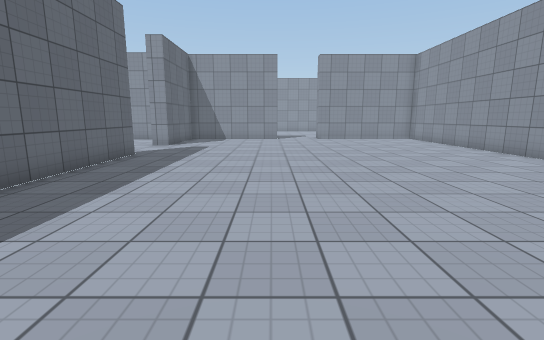
view 1 (above)

21 first-person views from a walk through a 3-D level made in the Unity game engine. The camera is 1.3 m above the floor, tilts 10° down and sees 85° across. The floor is counted in squares, 1 m on a side. Each view is taken from the middle of a square. On the plan, view 1 faces up. The plan holds only what a view shows up to about 14 squares ahead; the rest is blank. The place goes on beyond the plan. Some animated figures are left out. Surface patterns are stand-ins for the level's own textures.

view 2
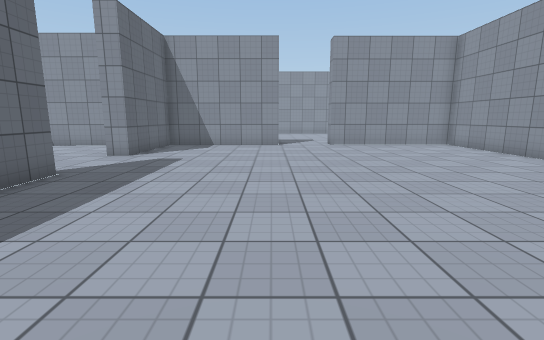

view 3
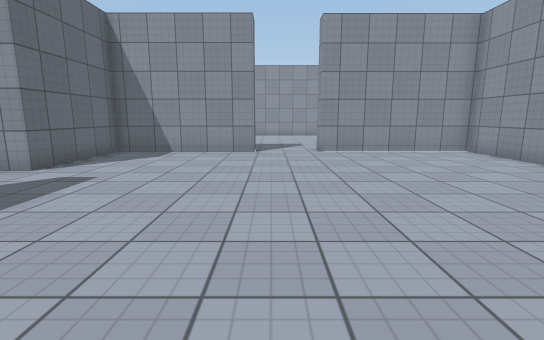

view 4
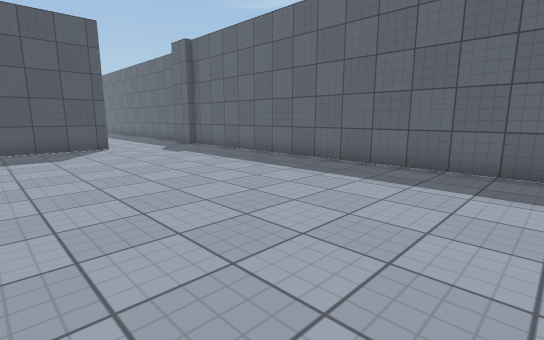

view 5
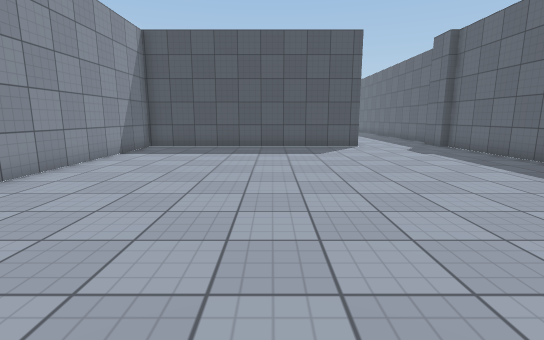

view 6
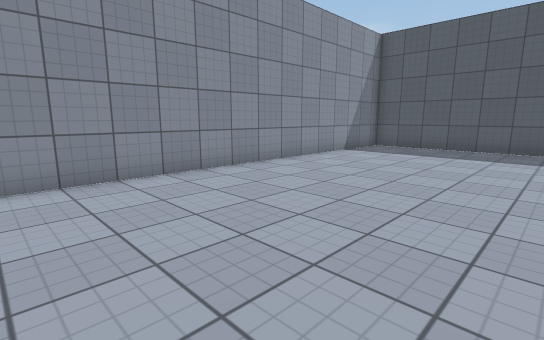

view 7
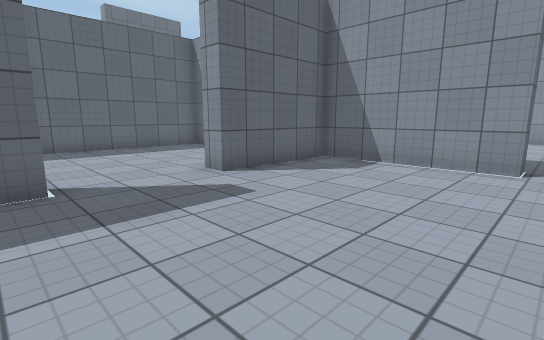

view 8
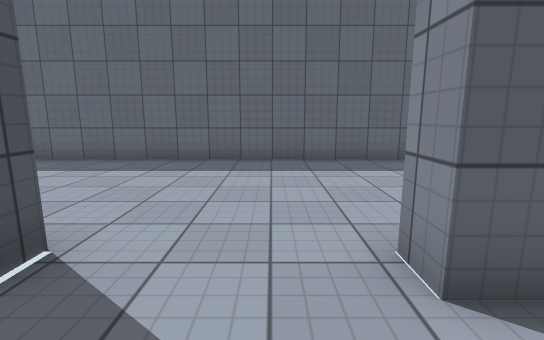

view 9
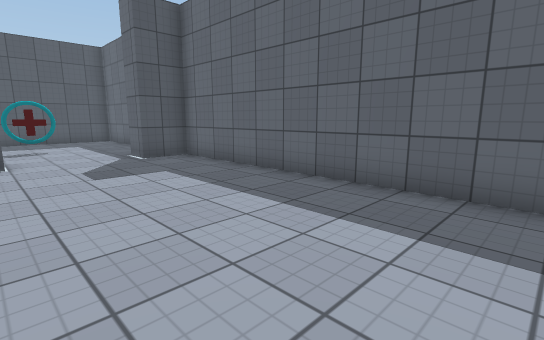

view 10
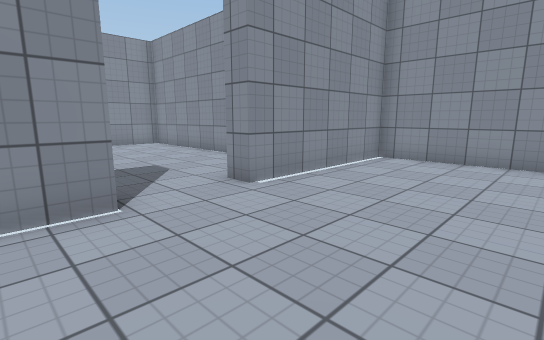

view 11
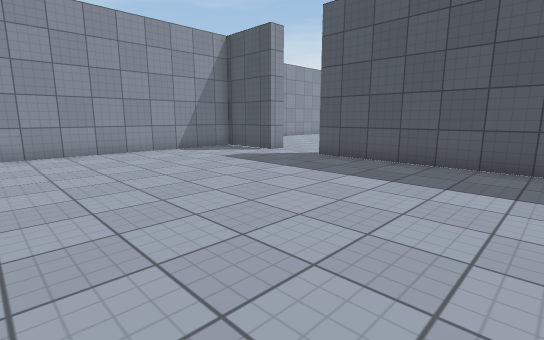

view 12
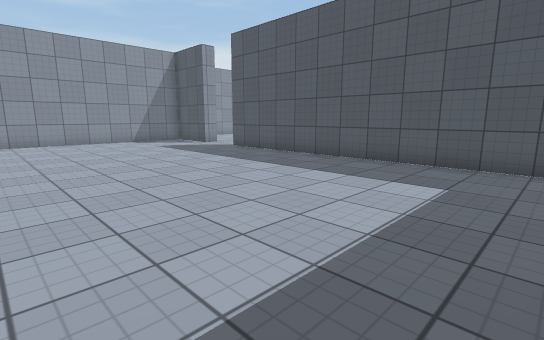

view 13
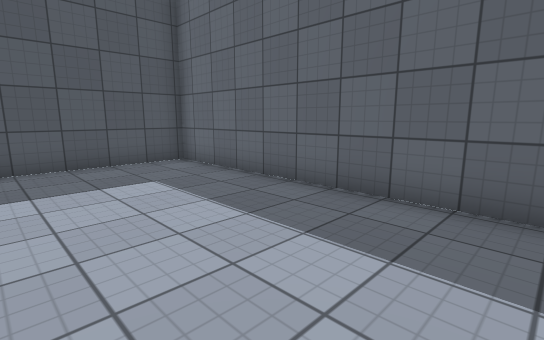

view 14
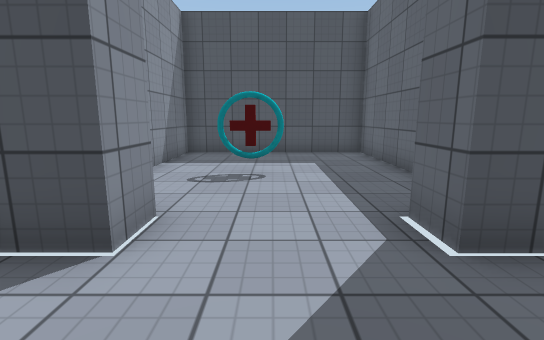

view 15
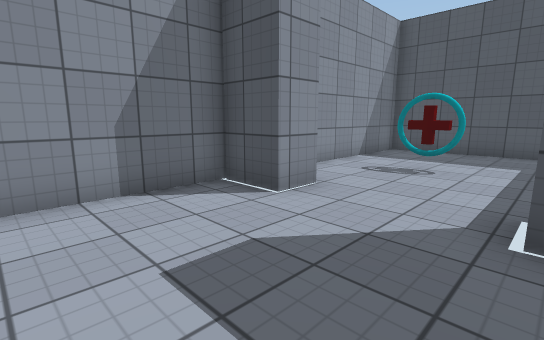

view 16
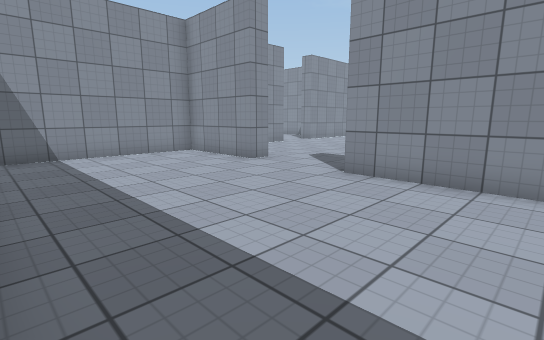

view 17
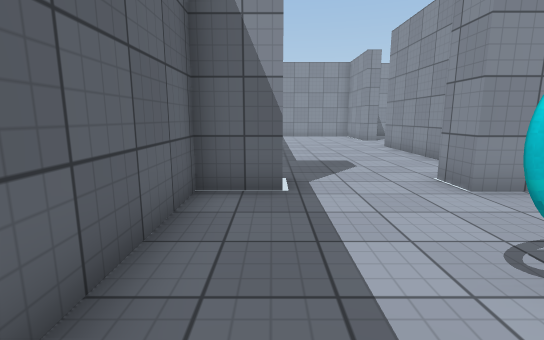

view 18
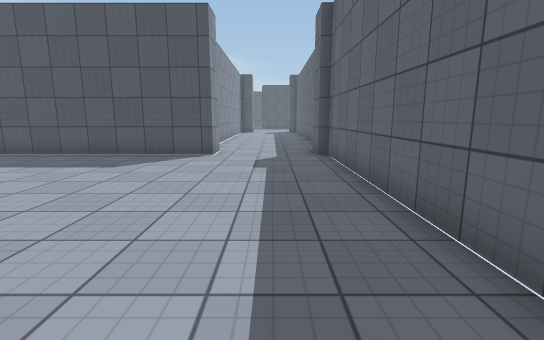

view 19
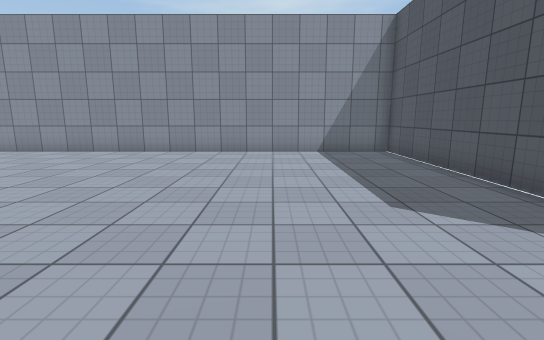

view 20
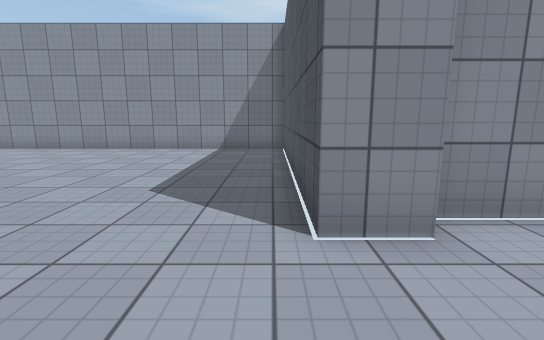

view 21
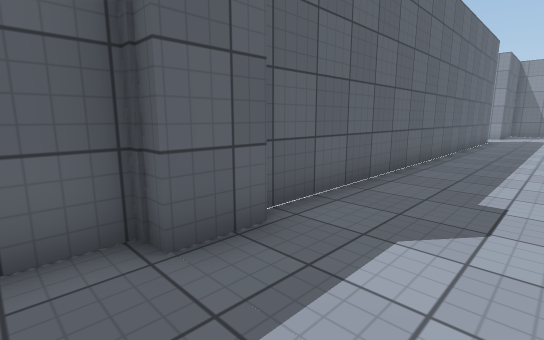

### Floor plan
Points are (right, up) in squares from view 1. A wall is a line through its corners. A room is listed if a view was taken in it or the views show most of it. See-through windows are left out.
Room 1 (views 1, 2, 3, 4, 5, 6, 7, 8, 9, 10, 14, 15, 16, 17, 18, 19, 20, 21)
walls: (-5, 10.9) (-5, -5.5); (-6.4, 2.2) (-7.4, 2.2) (-7.4, 3.3) (-5.8, 3.3) (-5.8, 10.8) (-5.2, 10.8); (-4.6, -5.5) (-4.6, -6.8); (-0.9, -6.9) (-0.9, -5.5) (8.6, -5.5) (8.6, 18.4) (2.8, 18.4) (2.8, 19.3); (0.3, 19.3) (0.3, 18.4) (-5, 18.4) (-5, 14.2) (-5.8, 14.2) (-5.8, 18) (-11.6, 18); (-5.2, -6.8) (-5.2, -8); (-0.3, -8.5) (-0.3, -7.1); (-12.4, 17.2) (-12.4, 3.3) (-10.8, 3.3) (-10.8, 2.2) (-12.4, 2.2) (-12.4, -5.3) (-5.8, -5.3) (-5.8, 0)
ways out: opening at (1.5, 19) to room 2
objects: other object (-9, -1) to (-8, -1)
Room 2 (views 11, 12, 13)
walls: (2.8, 19.3) (5.4, 19.3); (-11.7, 28) (-11.7, 19.3) (0.3, 19.3); (5.7, 19.5) (5.7, 27.6)
ways out: opening at (1.5, 19) to room 1

Where each view was taken, in squares from view 1:
view 1: 0 up, 0 right, facing up
view 2: 4 up, 0 right, facing up
view 3: 7 up, 1 right, facing up
view 4: 8 up, 3 right, facing down-left
view 5: 8 up, 3 right, facing down
view 6: 8 up, 2 right, facing down-right
view 7: 10 up, 1 right, facing up-left
view 8: 13 up, 3 left, facing left
view 9: 13 up, 7 left, facing down-left
view 10: 14 up, 1 left, facing up-right
view 11: 28 up, 6 left, facing down-right
view 12: 28 up, 11 left, facing down-right
view 13: 28 up, 7 left, facing down-left
view 14: 6 up, 9 left, facing down
view 15: 7 up, 11 left, facing down-right
view 16: 7 up, 12 left, facing up-right
view 17: 3 down, 11 left, facing up
view 18: 5 up, 3 left, facing down
view 19: 1 down, 3 left, facing right
view 20: 5 down, 4 left, facing right
view 21: 8 down, 2 left, facing up-left
